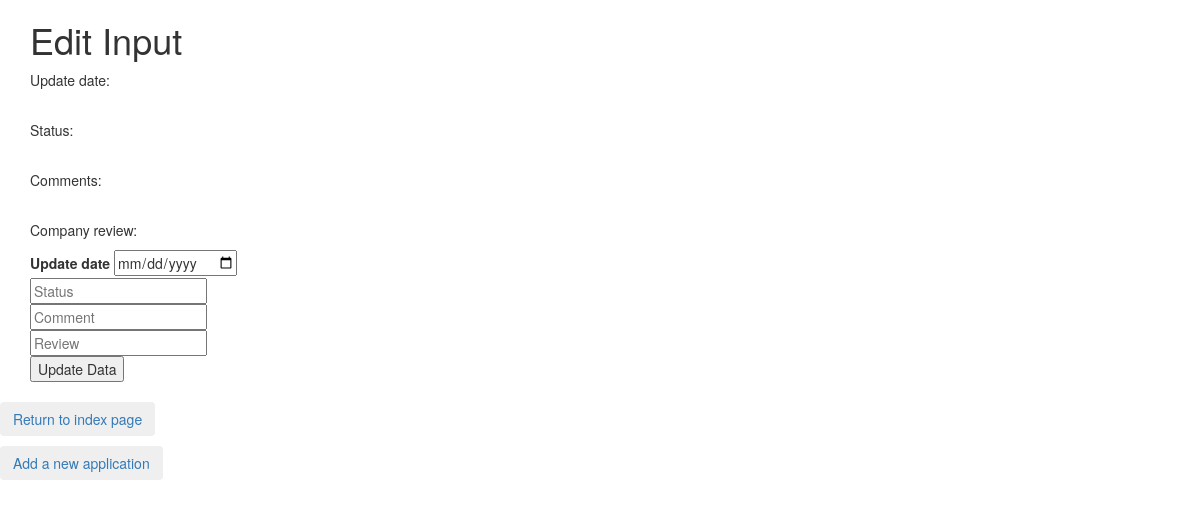
The app's page /edit?job_id=25, older data.
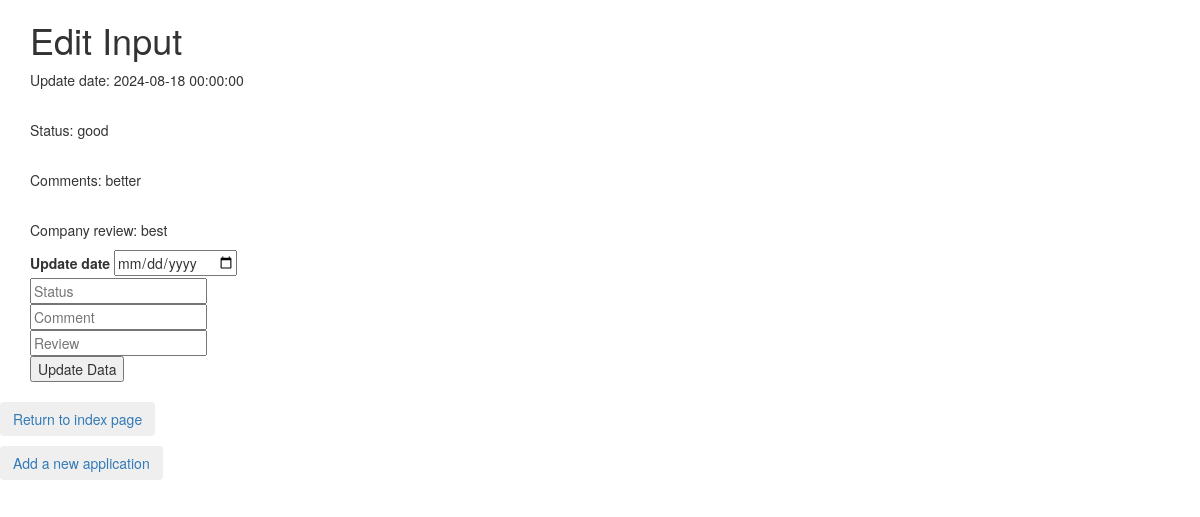
The same page, newer data.
### main.py (models this page shows, shortened)
class Career(db.Model):
    id = db.Column(db.Integer, primary_key=True)
    title = db.Column(db.String(80), nullable=False)
    organization = db.Column(db.String(120), nullable=False)
    submit_date = db.Column(db.DateTime, nullable=False, default=datetime.utcnow)
    update_date = db.Column(db.DateTime, nullable=False)
    resume = db.Column(db.String(120), nullable=False)
    cover_letter = db.Column(db.String(120), nullable=False)
    company_review = db.Column(db.String(120), nullable=False)
    status = db.Column(db.String(120), nullable=False)
    comments = db.Column(db.String(120), nullable=False)

### main.py (the view, shortened to what this page needs)
@app.route("/edit", methods=['GET', 'POST'])
def edit():
    job_id = request.args.get('job_id')
    job_selected = Career.query.get(job_id)
    return render_template("edit_data.html", name=job_selected)

### templates/edit_data.html (shortened to what this page needs)
{% extends 'bootstrap/base.html' %}
{% block content %}
<div class="container">
  <div class="row">
    <div class="col-sm-12">
      <h1>Edit Input</h1>
	  <form class="table table-striped table-dark" action="{{ url_for('edit') }}"  method="POST">
         <p >Update date: {{name.update_date}}</p><br>
          <p >Status: {{name.status}}</p><br>
          <p >Comments: {{name.comments}}</p><br>
          <p> Company review: {{name.company_review}}</p>
          <label>Update date</label>
          <input type="date" name="last_update_date" placeholder="date"><br>
          <input type="text" name="status" placeholder="Status"><br>
          <input type="text" name="comments" placeholder="Comment"><br>
          <input type="text" name="company_review" placeholder="Review"><br>
          <button type="submit">Update Data</button>
      </form>
    </div>
    <div class="row">
         <div class="col">
                    <p>
                        <button class="btn btn">
                            <a href="/" >Return to index page</a>
                        </button>
                    </p>
         </div>
        <div class="col">
                   <p>
                       <button class="btn btn">
                           <a href="/add" >Add a new application</a>
                       </button>
                   </p>
        </div>
    </div>
  </div>
</div>
{% endblock %}

Row changes from the older to the newer data that the page shows:
added Career: update_date "2024-08-18 00:00:00", status "good", comments "better", company_review "best"
